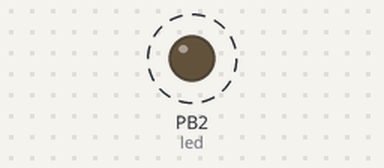
Simulated run of this program. Board: ATmega328P, built with avr-gcc and emulated at 16 MHz (the files do not name the chip). Parts: output pins drawn as LEDs (lit = HIGH). Dashed ring = blinking.

Above: at 0.5 s.
Timing chart, 0 to 3.0 s (numbered marks = the images above):
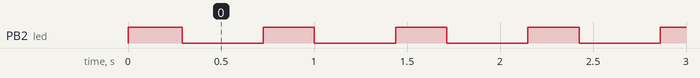

Measured:
- by itself, PB2 (led): alternates HIGH for 0.28 s and LOW for 0.44 s

The program:

main.c
```c
/*
 * DA2C.c
 *
 * Created: 5/10/2019 7:42:49 AM
 * Author : user11
 */

//Task 1 part1
#define F_CPU 16000000L
#include <avr/io.h>
int main()
{
	uint8_t OVFCount = 0; //overflow flag counter
	DDRB |= (1<<2); //set pb2 as an output
	PORTB |= (1<<2); //led is an output
	TCNT0 = 0x1D; //starting counter
	TCCR0B = (1<<CS02) | (1 << CS00); //sets the prescaler to 1024
	while(1)
	{
		while((TIFR0 & 0x01) == 0); //while flag is 0
		TCNT0 = 0x1D; //this starts the counter for tcnt0
		TIFR0 = 0x01; //resets the overflow flag
		//OVFCount++;
		if(OVFCount == 19 ) //the overflow counter counts up to this
		{
			PORTB ^= (1<<2); //turns led off
		}
		else if(OVFCount == 49) //the overflow counter counts up to this
		{
			PORTB ^= (1<<2); //keeps the led on
			OVFCount = 0; //resets the overflow count
		}
		OVFCount++; //increments the overflow count
	}
	return 0;
}
```
